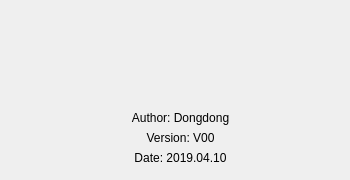
<?xml version="1.0" encoding="UTF-8"?>
<ui version="4.0">
 <class>Dialog</class>
 <widget class="QDialog" name="Dialog">
  <property name="windowModality">
   <enum>Qt::ApplicationModal</enum>
  </property>
  <property name="geometry">
   <rect>
    <x>0</x>
    <y>0</y>
    <width>350</width>
    <height>180</height>
   </rect>
  </property>
  <property name="minimumSize">
   <size>
    <width>350</width>
    <height>180</height>
   </size>
  </property>
  <property name="maximumSize">
   <size>
    <width>350</width>
    <height>180</height>
   </size>
  </property>
  <property name="windowTitle">
   <string>About</string>
  </property>
  <widget class="QLabel" name="label_logo">
   <property name="geometry">
    <rect>
     <x>90</x>
     <y>20</y>
     <width>180</width>
     <height>60</height>
    </rect>
   </property>
   <property name="minimumSize">
    <size>
     <width>180</width>
     <height>60</height>
    </size>
   </property>
   <property name="maximumSize">
    <size>
     <width>180</width>
     <height>60</height>
    </size>
   </property>
   <property name="styleSheet">
    <string notr="true"/>
   </property>
   <property name="text">
    <string/>
   </property>
  </widget>
  <widget class="QLabel" name="label_3">
   <property name="geometry">
    <rect>
     <x>100</x>
     <y>110</y>
     <width>161</width>
     <height>16</height>
    </rect>
   </property>
   <property name="text">
    <string>Author: Dongdong</string>
   </property>
   <property name="alignment">
    <set>Qt::AlignCenter</set>
   </property>
  </widget>
  <widget class="QLabel" name="label_4">
   <property name="geometry">
    <rect>
     <x>100</x>
     <y>130</y>
     <width>161</width>
     <height>16</height>
    </rect>
   </property>
   <property name="text">
    <string>Version: V00</string>
   </property>
   <property name="alignment">
    <set>Qt::AlignCenter</set>
   </property>
  </widget>
  <widget class="QLabel" name="label_5">
   <property name="geometry">
    <rect>
     <x>100</x>
     <y>150</y>
     <width>161</width>
     <height>16</height>
    </rect>
   </property>
   <property name="text">
    <string>Date: 2019.04.10</string>
   </property>
   <property name="alignment">
    <set>Qt::AlignCenter</set>
   </property>
  </widget>
 </widget>
 <resources/>
 <connections/>
</ui>
